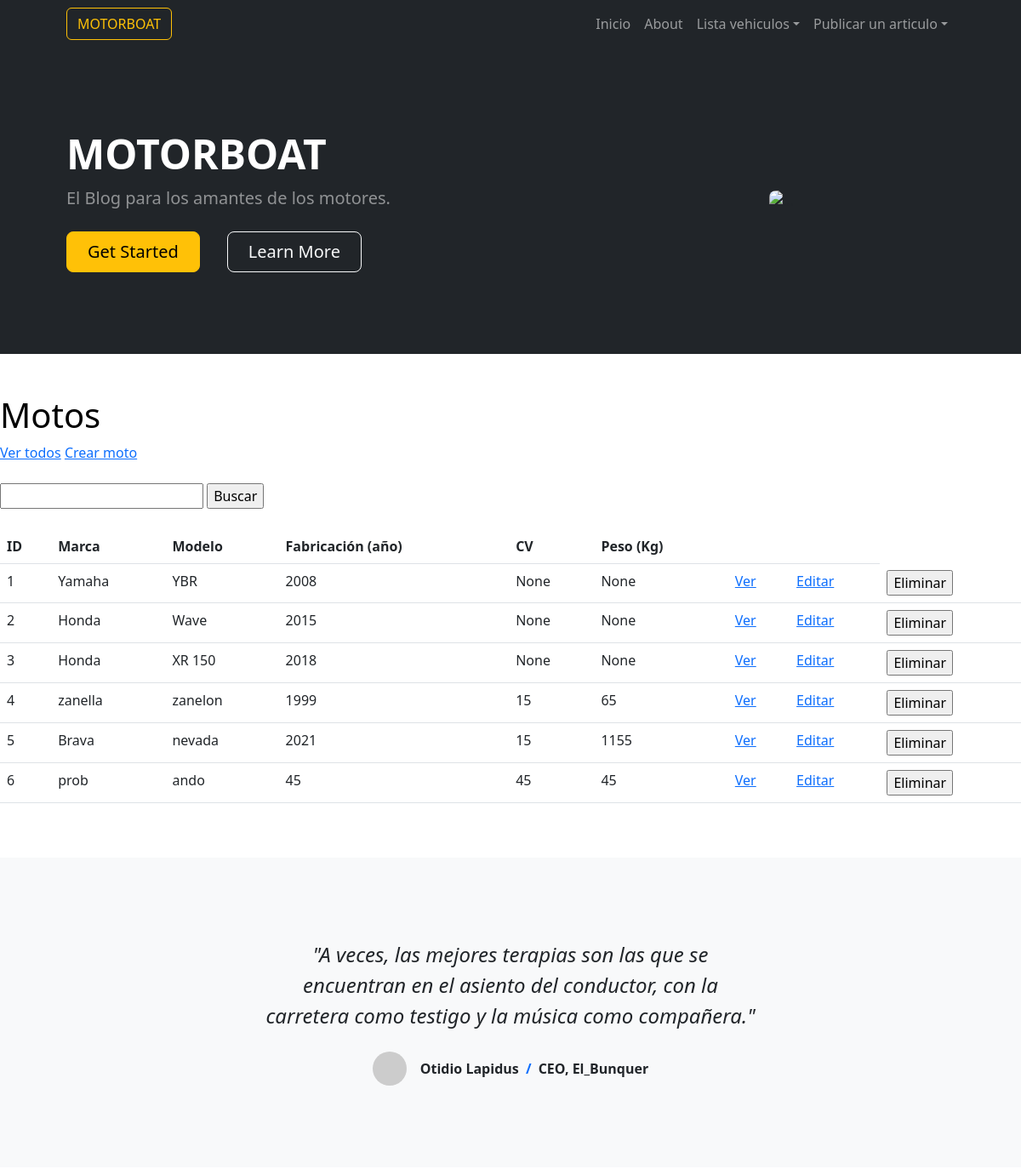
The page /vehiculos/motocicletas/ (upper part) on the database as committed earlier.
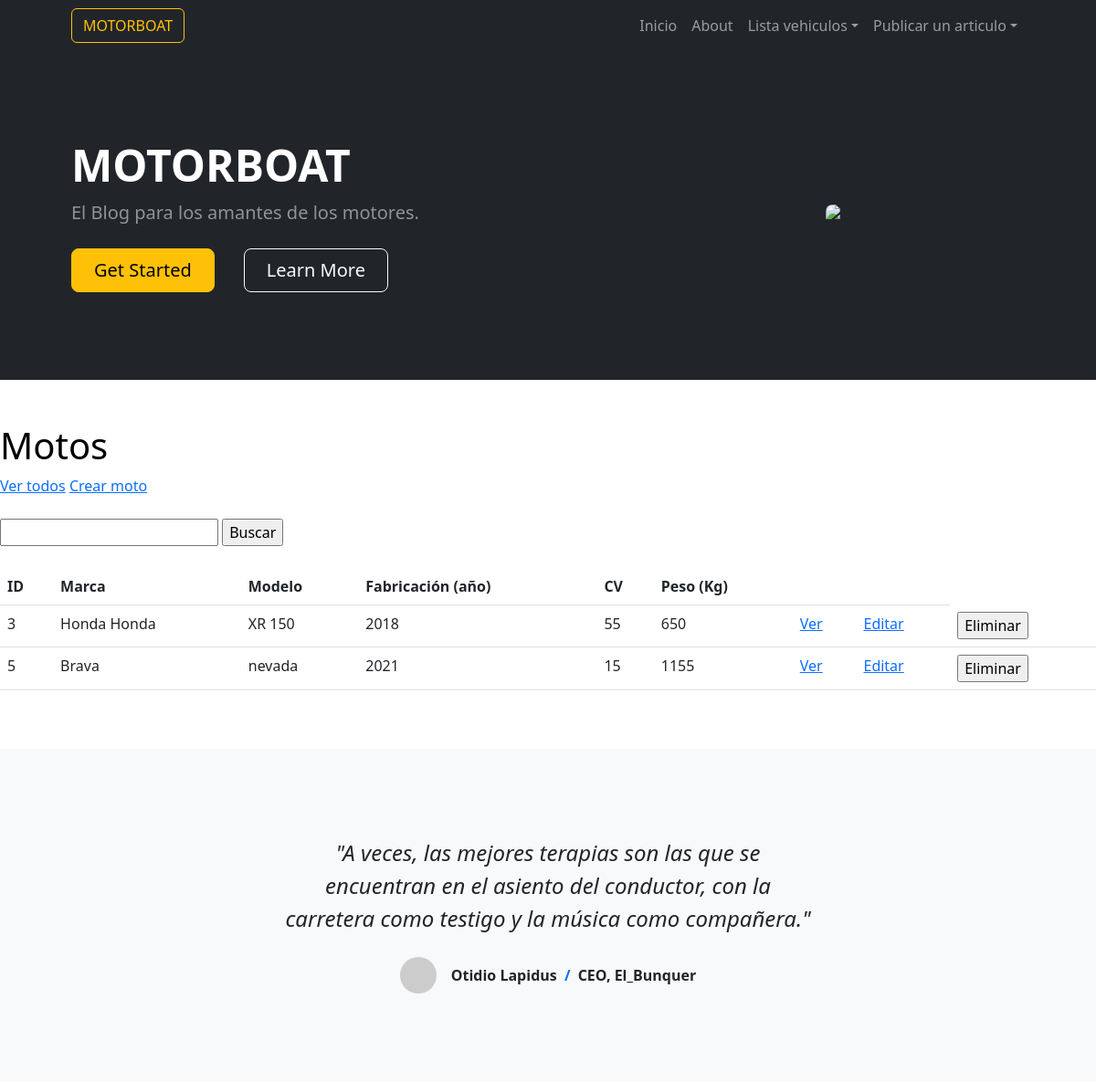
The same page on the database as committed later.
### app_vehiculos/models.py (models this page shows, shortened)
class Motocicleta(models.Model):
    marca = models.CharField(max_length=256)
    modelo = models.CharField(max_length=256)
    fabricacion = models.IntegerField()
    cv = models.IntegerField(blank=True, null=True)
    peso = models.IntegerField(blank=True, null=True)

### app_vehiculos/views.py (the view)
# urls.py: path('motocicletas/', listar_motocicleta, name="listar_motocicletas"),
def listar_motocicleta(request):
    contexto = {
        "vehiculos": Motocicleta.objects.all()
    }
    http_response = render(
        request=request,
        template_name='app_vehiculos/listar_motos.html',
        context=contexto,
    )
    return http_response

### app_vehiculos/templates/app_vehiculos/listar_motos.html (shortened to what this page needs)
{% extends "base.html" %}
{% block contenido %}
<h1 style="color: black;">
  Motos
</h1>
<a href="{% url 'listar_motocicletas' %}">Ver todos</a>
<a href="{% url 'crear_motocicleta' %}">Crear moto</a>
<br><br>
<form action="{% url 'buscar_motocicletas' %}" method="post">
  <input type="text" name="busqueda">
  <input type="submit" value="Buscar">
</form>
<br>
<table class="table">
  <thead>
    <tr>
      <th>ID</th>
      <th>Marca</th>
      <th>Modelo</th>
      <th>Fabricación (año)</th>
      <th>CV</th>
      <th>Peso (Kg)</th>
      <th></th>
      <th></th>
    </tr>
  </thead>
  <tbody>
    {% for vehiculo in vehiculos %}
    <tr>
      <td>{{ vehiculo.id }}</td>
      <td>{{ vehiculo.marca }}</td>
      <td>{{ vehiculo.modelo }}</td>
      <td>{{ vehiculo.fabricacion }}</td>
      <td>{{ vehiculo.cv }}</td>
      <td>{{ vehiculo.peso }}</td>
      <td>
        <a href="{% url 'ver_motocicleta' vehiculo.id %}">Ver</a>
      </td>
      <td>
        <a href="{% url 'editar_motocicleta' vehiculo.id %}">Editar</a>
      </td>
      <td>
        <form action="{% url 'eliminar_motocicleta' vehiculo.id %}" method="post">
          <input type="submit" value="Eliminar"/>
        </form>
      </td>
    </tr>
    {% endfor %}
  </tbody>
</table>
{% endblock contenido %}

### templates_base/base.html (shortened to what this page needs)
{% load static %}
<!DOCTYPE html>
<html lang="es">
    <head>
        <link href="https://cdn.jsdelivr.net/npm/bootstrap-icons@1.5.0/font/bootstrap-icons.css" rel="stylesheet" />
        <link rel="stylesheet" href="{% static "css/styles.css" %}">
    </head>
    <body class="d-flex flex-column h-100">
        <main class="flex-shrink-0">
            <nav class="navbar navbar-expand-lg navbar-dark bg-dark">
                <div class="container px-5">
                    <a class="btn btn-outline-warning" href="index.html">MOTORBOAT</a>
                    <div class="collapse navbar-collapse" id="navbarSupportedContent">
                        <ul class="navbar-nav ms-auto mb-2 mb-lg-0">
                            <li class="nav-item"><a class="nav-link" href="{% url 'inicio' %}">Inicio</a></li>
                            <li class="nav-item"><a class="nav-link" href="about.html">About</a></li>
                            <li class="nav-item dropdown">
                                <a class="nav-link dropdown-toggle" id="navbarDropdownBlog" href="#" role="button" data-bs-toggle="dropdown" aria-expanded="false">Lista vehiculos</a>
                            </li>
                            <li class="nav-item dropdown">
                                <a class="nav-link dropdown-toggle" id="navbarDropdownBlog" href="#" role="button" data-bs-toggle="dropdown" aria-expanded="false">Publicar un articulo</a>
                            </li>
                        </ul>
                    </div>
                </div>
            </nav>
            <header class="bg-dark py-5">
                <div class="container px-5">
                    <div class="row gx-5 align-items-center justify-content-center">
                        <div class="col-lg-8 col-xl-7 col-xxl-6">
                            <div class="my-5 text-center text-xl-start">
                                <h1 class="display-5 fw-bolder text-white mb-2">MOTORBOAT</h1>
                                <p class="lead fw-normal text-white-50 mb-4">El Blog para los amantes de los motores.</p>
                                <div class="d-grid gap-3 d-sm-flex justify-content-sm-center justify-content-xl-start">
                                    <a class="btn btn-warning btn-lg px-4 me-sm-3" href="#features">Get Started</a>
                                    <a class="btn btn-outline-light btn-lg px-4" href="#!">Learn More</a>
                                </div>
                            </div>
                        </div>
                        <div class="col-xl-5 col-xxl-6 d-none d-xl-block text-center"><img class="img-fluid rounded-3 my-5" src="https://autos-hoy.com/wp-content/uploads/2016/01/Ferrari-F40-1992.jpg" alt="..." /></div>
                    </div>
                </div>
            </header>
            <section class="py-5" id="features">
                {% block contenido %}
                {% endblock contenido %}
            </section>
            <div class="py-5 bg-light">
                <div class="container px-5 my-5">
                    <div class="row gx-5 justify-content-center">
                        <div class="col-lg-10 col-xl-7">
                            <div class="text-center">
                                <div class="fs-4 mb-4 fst-italic">"A veces, las mejores terapias son las que se encuentran en el asiento del conductor, con la carretera como testigo y la música como compañera."</div>
                                <div class="d-flex align-items-center justify-content-center">
                                    <img class="rounded-circle me-3" src="https://dummyimage.com/40x40/ced4da/6c757d" alt="..." />
                                    <div class="fw-bold">
                                        Otidio Lapidus
                                        <span class="fw-bold text-primary mx-1">/</span>
                                        CEO, El_Bunquer
                                    </div>
                                </div>
                            </div>
                        </div>
                    </div>
                </div>
            </div>
        </main>
    </body>
</html>

Rows that differ between the two databases and show on the page:
removed Motocicleta: id "1", marca "Yamaha", modelo "YBR", fabricacion "2008", cv "None", peso "None"
removed Motocicleta: id "2", marca "Honda", modelo "Wave", fabricacion "2015", cv "None", peso "None"
removed Motocicleta: id "4", marca "zanella", modelo "zanelon", fabricacion "1999", cv "15", peso "65"
removed Motocicleta: id "6", marca "prob", modelo "ando", fabricacion "45", cv "45", peso "45"
changed Motocicleta "XR 150": marca "Honda" → "Honda Honda"; cv "None" → "55"; peso "None" → "650"
